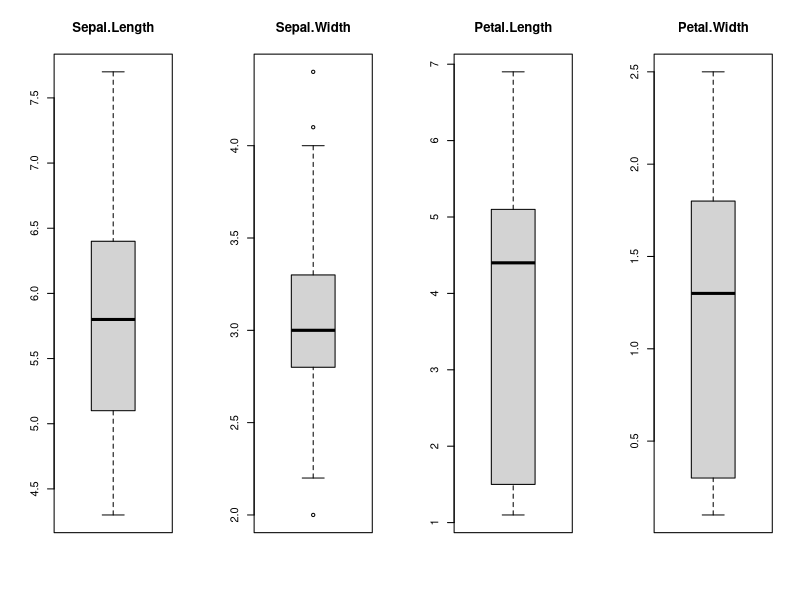

Write R code to recreate this figure. (Note: this script raises an error after producing the figure.)
library(caret)
data(iris)

ds <- iris

validation_index <- createDataPartition(ds$Species, p=0.80, list = FALSE)
validation <- ds[-validation_index,]
ds <- ds[validation_index,]

dim(ds)
sapply(ds, class)
head(ds)

levels(ds$Species)


percentage <- prop.table(table(ds$Species)) * 100
cbind(freq = table(ds$Species), percentage = percentage)

summary(ds)

x <- ds[, 1:4]
y <- ds[, 5]

par(mfrow = c(1, 4))
for (i in 1:4) {
    boxplot(x[, i], main = names(iris)[i])
}

#featurePlot(x = x, y = y, plot = "ellipse")

#featurePlot(x = x, y = y, plot = "box")

# density plots for each attribute by class value
scales <- list(x = list(relation = "free"), y = list(relation = "free"))
#featurePlot(x = x, y = y, plot = "density", scales = scales)

control <- trainControl(method = "cv", number = 10)
metric <- "Accuracy"


# a) linear algorithms
set.seed(7)
fit.lda <- train(Species ~ ., data = ds, method = "lda", metric = metric, trControl = control)
# b) nonlinear algorithms
# CART
set.seed(7)
fit.cart <- train(Species ~ ., data = ds, method = "rpart", metric = metric, trControl = control)
# kNN
set.seed(7)
fit.knn <- train(Species ~ ., data = ds, method = "knn", metric = metric, trControl = control)
# c) advanced algorithms
# SVM
set.seed(7)
fit.svm <- train(Species ~ ., data = ds, method = "svmRadial", metric = metric, trControl = control)
# Random Forest
set.seed(7)
fit.rf <- train(Species ~ ., data = ds, method = "rf", metric = metric, trControl = control)

# summarize accuracy of models
results <- resamples(list(lda = fit.lda, cart = fit.cart, knn = fit.knn, svm = fit.svm, rf = fit.rf))
summary(results)

dotplot(results)